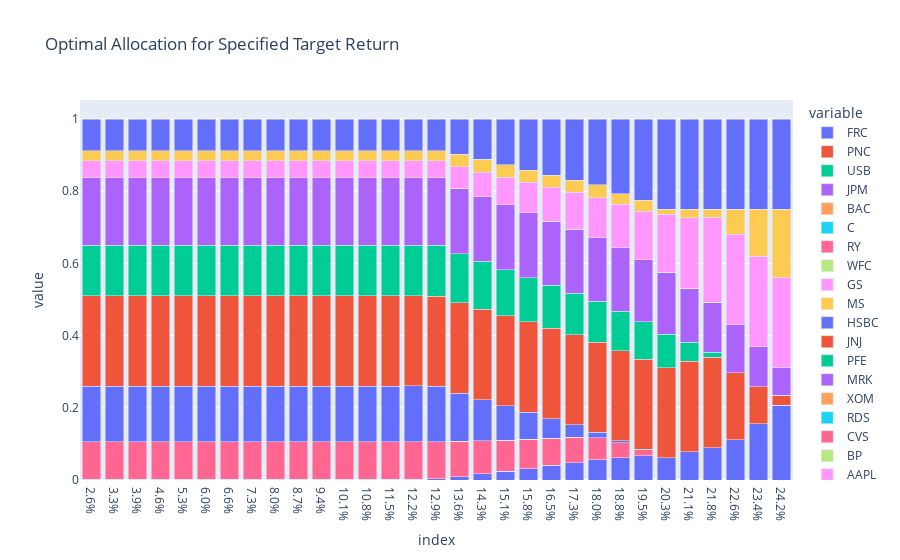

Notebook code for this chart:
### Code cell
# Display the optimal allocation for each specified target return
DF_Alloc_R = pd.DataFrame(alloc_r)
DF_Alloc_R.index = data_train.columns
DF_Alloc_R.columns = [str(round(ann_ret(r)*100, 1))+"%" for r in r_bar]
DF_Alloc_R = DF_Alloc_R.loc[:,(DF_Alloc_R!=0).any(axis=0)] #drop the r-bar solution(s) that failed the opt. problem

print('Optimal allocation (in %) for specified (annualized) target return:')
display(np.round(DF_Alloc_R*100, 1)) #allocation in % and round (to the 1st decimal)

px.bar(DF_Alloc_R.T, barmode='stack', title='Optimal Allocation for Specified Target Return')

### Figure 1 — Plotly figure (JSON) as saved in the notebook; plotly's stock layout.template omitted (floating-point values rounded to 4 significant figures)
{"data": [{"alignmentgroup": "True", "hovertemplate": "variable=FRC<br>index=%{x}<br>value=%{y}<extra></extra>", "legendgroup": "FRC", "marker": {"color": "#636efa", "pattern": {"shape": ""}}, "name": "FRC", "offsetgroup": "FRC", "orientation": "v", "showlegend": true, "textposition": "auto", "type": "bar", "x": ["2.6%", "3.3%", "3.9%", "4.6%", "5.3%", "6.0%", "6.6%", "7.3%", "8.0%", "8.7%", "9.4%", "10.1%", "10.8%", "11.5%", "12.2%", "12.9%", "13.6%", "14.3%", "15.1%", "15.8%", "16.5%", "17.3%", "18.0%", "18.8%", "19.5%", "20.3%", "21.1%", "21.8%", "22.6%", "23.4%", "24.2%"], "xaxis": "x", "y": [0.002672, 0.002672, 0.002672, 0.002672, 0.002672, 0.002672, 0.002672, 0.002672, 0.002672, 0.002672, 0.002672, 0.002672, 0.002672, 0.002672, 0.002693, 0.003034, 0.009437, 0.01671, 0.02382, 0.03171, 0.0404, 0.04846, 0.05572, 0.06148, 0.06717, 0.0615, 0.07845, 0.08943, 0.1111, 0.1565, 0.2067], "yaxis": "y"}, {"alignmentgroup": "True", "hovertemplate": "variable=PNC<br>index=%{x}<br>value=%{y}<extra></extra>", "legendgroup": "PNC", "marker": {"color": "#EF553B", "pattern": {"shape": ""}}, "name": "PNC", "offsetgroup": "PNC", "orientation": "v", "showlegend": true, "textposition": "auto", "type": "bar", "x": ["2.6%", "3.3%", "3.9%", "4.6%", "5.3%", "6.0%", "6.6%", "7.3%", "8.0%", "8.7%", "9.4%", "10.1%", "10.8%", "11.5%", "12.2%", "12.9%", "13.6%", "14.3%", "15.1%", "15.8%", "16.5%", "17.3%", "18.0%", "18.8%", "19.5%", "20.3%", "21.1%", "21.8%", "22.6%", "23.4%", "24.2%"], "xaxis": "x", "y": [-1.281e-17, -1.281e-17, -1.281e-17, -1.281e-17, -1.281e-17, -1.281e-17, -1.281e-17, -1.281e-17, -1.281e-17, -1.281e-17, -1.281e-17, -1.281e-17, -1.281e-17, -1.281e-17, 1.502e-17, 3.013e-18, -2.157e-17, 9.895e-18, -1.868e-17, -1.138e-17, -4.998e-18, -1.596e-17, -5.827e-17, 8.63e-18, -1.329e-17, 2.733e-17, -1.918e-17, 1.448e-17, -1.323e-17, 1.168e-17, -1.97e-17], "yaxis": "y"}, {"alignmentgroup": "True", "hovertemplate": "variable=USB<br>index=%{x}<br>value=%{y}<extra></extra>", "legendgroup": "USB", "marker": {"color": "#00cc96", "pattern": {"shape": ""}}, "name": "USB", "offsetgroup": "USB", "orientation": "v", "showlegend": true, "textposition": "auto", "type": "bar", "x": ["2.6%", "3.3%", "3.9%", "4.6%", "5.3%", "6.0%", "6.6%", "7.3%", "8.0%", "8.7%", "9.4%", "10.1%", "10.8%", "11.5%", "12.2%", "12.9%", "13.6%", "14.3%", "15.1%", "15.8%", "16.5%", "17.3%", "18.0%", "18.8%", "19.5%", "20.3%", "21.1%", "21.8%", "22.6%", "23.4%", "24.2%"], "xaxis": "x", "y": [6.594e-17, 6.594e-17, 6.594e-17, 6.594e-17, 6.594e-17, 6.594e-17, 6.594e-17, 6.594e-17, 6.594e-17, 6.594e-17, 6.594e-17, 6.594e-17, 6.594e-17, 6.594e-17, -5.623e-17, -3.478e-17, -8.625e-18, -4.985e-18, 3.005e-18, 1.181e-17, -6.93e-18, 2.773e-17, -5.125e-17, 6.463e-18, -3.925e-18, 1.59e-17, 6.295e-18, -2.039e-17, 3.177e-17, -5.089e-18, -6.016e-17], "yaxis": "y"}, {"alignmentgroup": "True", "hovertemplate": "variable=JPM<br>index=%{x}<br>value=%{y}<extra></extra>", "legendgroup": "JPM", "marker": {"color": "#ab63fa", "pattern": {"shape": ""}}, "name": "JPM", "offsetgroup": "JPM", "orientation": "v", "showlegend": true, "textposition": "auto", "type": "bar", "x": ["2.6%", "3.3%", "3.9%", "4.6%", "5.3%", "6.0%", "6.6%", "7.3%", "8.0%", "8.7%", "9.4%", "10.1%", "10.8%", "11.5%", "12.2%", "12.9%", "13.6%", "14.3%", "15.1%", "15.8%", "16.5%", "17.3%", "18.0%", "18.8%", "19.5%", "20.3%", "21.1%", "21.8%", "22.6%", "23.4%", "24.2%"], "xaxis": "x", "y": [3.676e-17, 3.676e-17, 3.676e-17, 3.676e-17, 3.676e-17, 3.676e-17, 3.676e-17, 3.676e-17, 3.676e-17, 3.676e-17, 3.676e-17, 3.676e-17, 3.676e-17, 3.676e-17, -2.286e-17, 4.102e-17, -1.401e-17, -4.345e-17, -1.972e-17, 1.332e-17, 1.206e-17, -5.024e-17, -2.65e-17, 2.884e-17, -2.908e-17, 5.741e-17, -6.067e-17, 5.179e-17, 1.261e-16, 4.176e-17, 1.327e-16], "yaxis": "y"}, {"alignmentgroup": "True", "hovertemplate": "variable=BAC<br>index=%{x}<br>value=%{y}<extra></extra>", "legendgroup": "BAC", "marker": {"color": "#FFA15A", "pattern": {"shape": ""}}, "name": "BAC", "offsetgroup": "BAC", "orientation": "v", "showlegend": true, "textposition": "auto", "type": "bar", "x": ["2.6%", "3.3%", "3.9%", "4.6%", "5.3%", "6.0%", "6.6%", "7.3%", "8.0%", "8.7%", "9.4%", "10.1%", "10.8%", "11.5%", "12.2%", "12.9%", "13.6%", "14.3%", "15.1%", "15.8%", "16.5%", "17.3%", "18.0%", "18.8%", "19.5%", "20.3%", "21.1%", "21.8%", "22.6%", "23.4%", "24.2%"], "xaxis": "x", "y": [3.985e-18, 3.985e-18, 3.985e-18, 3.985e-18, 3.985e-18, 3.985e-18, 3.985e-18, 3.985e-18, 3.985e-18, 3.985e-18, 3.985e-18, 3.985e-18, 3.985e-18, 3.985e-18, 5.325e-17, -2.689e-17, 6.792e-17, -9.364e-17, -2.06e-17, 2.278e-17, -2.585e-17, -1.237e-17, 1.069e-17, -2.05e-19, 4.349e-17, -9.602e-18, 7.446e-19, 1.33e-17, -1.839e-17, -3.539e-17, -6.489e-17], "yaxis": "y"}, {"alignmentgroup": "True", "hovertemplate": "variable=C<br>index=%{x}<br>value=%{y}<extra></extra>", "legendgroup": "C", "marker": {"color": "#19d3f3", "pattern": {"shape": ""}}, "name": "C", "offsetgroup": "C", "orientation": "v", "showlegend": true, "textposition": "auto", "type": "bar", "x": ["2.6%", "3.3%", "3.9%", "4.6%", "5.3%", "6.0%", "6.6%", "7.3%", "8.0%", "8.7%", "9.4%", "10.1%", "10.8%", "11.5%", "12.2%", "12.9%", "13.6%", "14.3%", "15.1%", "15.8%", "16.5%", "17.3%", "18.0%", "18.8%", "19.5%", "20.3%", "21.1%", "21.8%", "22.6%", "23.4%", "24.2%"], "xaxis": "x", "y": [8.753e-18, 8.753e-18, 8.753e-18, 8.753e-18, 8.753e-18, 8.753e-18, 8.753e-18, 8.753e-18, 8.753e-18, 8.753e-18, 8.753e-18, 8.753e-18, 8.753e-18, 8.753e-18, 5.187e-17, -1.141e-17, 2.267e-17, 1.566e-17, 1.26e-17, 1.376e-17, -1.191e-17, 5.14e-17, -2.862e-18, -5.178e-18, -5.72e-18, -1.59e-17, 2.295e-18, -1.443e-17, -2.515e-17, 3.052e-18, -6.87e-17], "yaxis": "y"}, {"alignmentgroup": "True", "hovertemplate": "variable=RY<br>index=%{x}<br>value=%{y}<extra></extra>", "legendgroup": "RY", "marker": {"color": "#FF6692", "pattern": {"shape": ""}}, "name": "RY", "offsetgroup": "RY", "orientation": "v", "showlegend": true, "textposition": "auto", "type": "bar", "x": ["2.6%", "3.3%", "3.9%", "4.6%", "5.3%", "6.0%", "6.6%", "7.3%", "8.0%", "8.7%", "9.4%", "10.1%", "10.8%", "11.5%", "12.2%", "12.9%", "13.6%", "14.3%", "15.1%", "15.8%", "16.5%", "17.3%", "18.0%", "18.8%", "19.5%", "20.3%", "21.1%", "21.8%", "22.6%", "23.4%", "24.2%"], "xaxis": "x", "y": [0.1028, 0.1028, 0.1028, 0.1028, 0.1028, 0.1028, 0.1028, 0.1028, 0.1028, 0.1028, 0.1028, 0.1028, 0.1028, 0.1028, 0.1033, 0.1036, 0.09748, 0.09185, 0.08658, 0.08131, 0.07578, 0.07043, 0.06192, 0.04134, 0.01781, -2.62e-16, 1.886e-17, 8.479e-18, -4.107e-17, -1.247e-17, 3.733e-17], "yaxis": "y"}, {"alignmentgroup": "True", "hovertemplate": "variable=WFC<br>index=%{x}<br>value=%{y}<extra></extra>", "legendgroup": "WFC", "marker": {"color": "#B6E880", "pattern": {"shape": ""}}, "name": "WFC", "offsetgroup": "WFC", "orientation": "v", "showlegend": true, "textposition": "auto", "type": "bar", "x": ["2.6%", "3.3%", "3.9%", "4.6%", "5.3%", "6.0%", "6.6%", "7.3%", "8.0%", "8.7%", "9.4%", "10.1%", "10.8%", "11.5%", "12.2%", "12.9%", "13.6%", "14.3%", "15.1%", "15.8%", "16.5%", "17.3%", "18.0%", "18.8%", "19.5%", "20.3%", "21.1%", "21.8%", "22.6%", "23.4%", "24.2%"], "xaxis": "x", "y": [-2.044e-17, -2.044e-17, -2.044e-17, -2.044e-17, -2.044e-17, -2.044e-17, -2.044e-17, -2.044e-17, -2.044e-17, -2.044e-17, -2.044e-17, -2.044e-17, -2.044e-17, -2.044e-17, 4.245e-17, 4.445e-18, 7.043e-18, -2.395e-17, -1.117e-17, 1.009e-17, -1.666e-17, 7.218e-17, 1.877e-17, -1.784e-17, 1.569e-17, -2.491e-17, 1.057e-17, -1.693e-17, 7.342e-18, 3.674e-17, -4.757e-17], "yaxis": "y"}, {"alignmentgroup": "True", "hovertemplate": "variable=GS<br>index=%{x}<br>value=%{y}<extra></extra>", "legendgroup": "GS", "marker": {"color": "#FF97FF", "pattern": {"shape": ""}}, "name": "GS", "offsetgroup": "GS", "orientation": "v", "showlegend": true, "textposition": "auto", "type": "bar", "x": ["2.6%", "3.3%", "3.9%", "4.6%", "5.3%", "6.0%", "6.6%", "7.3%", "8.0%", "8.7%", "9.4%", "10.1%", "10.8%", "11.5%", "12.2%", "12.9%", "13.6%", "14.3%", "15.1%", "15.8%", "16.5%", "17.3%", "18.0%", "18.8%", "19.5%", "20.3%", "21.1%", "21.8%", "22.6%", "23.4%", "24.2%"], "xaxis": "x", "y": [-4.904e-18, -4.904e-18, -4.904e-18, -4.904e-18, -4.904e-18, -4.904e-18, -4.904e-18, -4.904e-18, -4.904e-18, -4.904e-18, -4.904e-18, -4.904e-18, -4.904e-18, -4.904e-18, 5.848e-18, -4.003e-18, 2.283e-17, 1.149e-17, 8.057e-18, -1.871e-17, -4.713e-18, 4.501e-17, -1.475e-17, -1.753e-17, 4.888e-18, -2.08e-17, 8.539e-18, -2.8e-17, 4.358e-18, 4.596e-18, -1.306e-17], "yaxis": "y"}, {"alignmentgroup": "True", "hovertemplate": "variable=MS<br>index=%{x}<br>value=%{y}<extra></extra>", "legendgroup": "MS", "marker": {"color": "#FECB52", "pattern": {"shape": ""}}, "name": "MS", "offsetgroup": "MS", "orientation": "v", "showlegend": true, "textposition": "auto", "type": "bar", "x": ["2.6%", "3.3%", "3.9%", "4.6%", "5.3%", "6.0%", "6.6%", "7.3%", "8.0%", "8.7%", "9.4%", "10.1%", "10.8%", "11.5%", "12.2%", "12.9%", "13.6%", "14.3%", "15.1%", "15.8%", "16.5%", "17.3%", "18.0%", "18.8%", "19.5%", "20.3%", "21.1%", "21.8%", "22.6%", "23.4%", "24.2%"], "xaxis": "x", "y": [-2.901e-17, -2.901e-17, -2.901e-17, -2.901e-17, -2.901e-17, -2.901e-17, -2.901e-17, -2.901e-17, -2.901e-17, -2.901e-17, -2.901e-17, -2.901e-17, -2.901e-17, -2.901e-17, 1.238e-17, -2.546e-18, 1.321e-17, -2.835e-19, -2.789e-18, -1.383e-17, -5.794e-17, 1.985e-17, 6.61e-17, 1.182e-17, 3.411e-17, 7.378e-18, 1.14e-17, 1.264e-17, -1.305e-17, -6.254e-17, -3.047e-17], "yaxis": "y"}, {"alignmentgroup": "True", "hovertemplate": "variable=HSBC<br>index=%{x}<br>value=%{y}<extra></extra>", "legendgroup": "HSBC", "marker": {"color": "#636efa", "pattern": {"shape": ""}}, "name": "HSBC", "offsetgroup": "HSBC", "orientation": "v", "showlegend": true, "textposition": "auto", "type": "bar", "x": ["2.6%", "3.3%", "3.9%", "4.6%", "5.3%", "6.0%", "6.6%", "7.3%", "8.0%", "8.7%", "9.4%", "10.1%", "10.8%", "11.5%", "12.2%", "12.9%", "13.6%", "14.3%", "15.1%", "15.8%", "16.5%", "17.3%", "18.0%", "18.8%", "19.5%", "20.3%", "21.1%", "21.8%", "22.6%", "23.4%", "24.2%"], "xaxis": "x", "y": [0.1546, 0.1546, 0.1546, 0.1546, 0.1546, 0.1546, 0.1546, 0.1546, 0.1546, 0.1546, 0.1546, 0.1546, 0.1546, 0.1546, 0.1544, 0.1524, 0.1341, 0.114, 0.09461, 0.07475, 0.05418, 0.03373, 0.01397, 0.005762, -2.392e-18, 5.806e-17, -2.273e-17, -3.616e-18, 7.908e-18, -4.235e-17, -1.477e-18], "yaxis": "y"}, {"alignmentgroup": "True", "hovertemplate": "variable=JNJ<br>index=%{x}<br>value=%{y}<extra></extra>", "legendgroup": "JNJ", "marker": {"color": "#EF553B", "pattern": {"shape": ""}}, "name": "JNJ", "offsetgroup": "JNJ", "orientation": "v", "showlegend": true, "textposition": "auto", "type": "bar", "x": ["2.6%", "3.3%", "3.9%", "4.6%", "5.3%", "6.0%", "6.6%", "7.3%", "8.0%", "8.7%", "9.4%", "10.1%", "10.8%", "11.5%", "12.2%", "12.9%", "13.6%", "14.3%", "15.1%", "15.8%", "16.5%", "17.3%", "18.0%", "18.8%", "19.5%", "20.3%", "21.1%", "21.8%", "22.6%", "23.4%", "24.2%"], "xaxis": "x", "y": [0.25, 0.25, 0.25, 0.25, 0.25, 0.25, 0.25, 0.25, 0.25, 0.25, 0.25, 0.25, 0.25, 0.25, 0.25, 0.25, 0.25, 0.25, 0.25, 0.25, 0.25, 0.25, 0.25, 0.25, 0.25, 0.25, 0.25, 0.25, 0.1862, 0.1025, 0.02742], "yaxis": "y"}, {"alignmentgroup": "True", "hovertemplate": "variable=PFE<br>index=%{x}<br>value=%{y}<extra></extra>", "legendgroup": "PFE", "marker": {"color": "#00cc96", "pattern": {"shape": ""}}, "name": "PFE", "offsetgroup": "PFE", "orientation": "v", "showlegend": true, "textposition": "auto", "type": "bar", "x": ["2.6%", "3.3%", "3.9%", "4.6%", "5.3%", "6.0%", "6.6%", "7.3%", "8.0%", "8.7%", "9.4%", "10.1%", "10.8%", "11.5%", "12.2%", "12.9%", "13.6%", "14.3%", "15.1%", "15.8%", "16.5%", "17.3%", "18.0%", "18.8%", "19.5%", "20.3%", "21.1%", "21.8%", "22.6%", "23.4%", "24.2%"], "xaxis": "x", "y": [0.1402, 0.1402, 0.1402, 0.1402, 0.1402, 0.1402, 0.1402, 0.1402, 0.1402, 0.1402, 0.1402, 0.1402, 0.1402, 0.1402, 0.1401, 0.1406, 0.1363, 0.1328, 0.1278, 0.1229, 0.1191, 0.1151, 0.1139, 0.1082, 0.1038, 0.09177, 0.05384, 0.01466, -6.146e-17, 1.041e-16, -5.34e-17], "yaxis": "y"}, {"alignmentgroup": "True", "hovertemplate": "variable=MRK<br>index=%{x}<br>value=%{y}<extra></extra>", "legendgroup": "MRK", "marker": {"color": "#ab63fa", "pattern": {"shape": ""}}, "name": "MRK", "offsetgroup": "MRK", "orientation": "v", "showlegend": true, "textposition": "auto", "type": "bar", "x": ["2.6%", "3.3%", "3.9%", "4.6%", "5.3%", "6.0%", "6.6%", "7.3%", "8.0%", "8.7%", "9.4%", "10.1%", "10.8%", "11.5%", "12.2%", "12.9%", "13.6%", "14.3%", "15.1%", "15.8%", "16.5%", "17.3%", "18.0%", "18.8%", "19.5%", "20.3%", "21.1%", "21.8%", "22.6%", "23.4%", "24.2%"], "xaxis": "x", "y": [0.1867, 0.1867, 0.1867, 0.1867, 0.1867, 0.1867, 0.1867, 0.1867, 0.1867, 0.1867, 0.1867, 0.1867, 0.1867, 0.1867, 0.1869, 0.1875, 0.1815, 0.1798, 0.1792, 0.179, 0.1777, 0.1772, 0.1754, 0.1766, 0.1717, 0.1719, 0.1493, 0.1382, 0.1334, 0.1103, 0.07713], "yaxis": "y"}, {"alignmentgroup": "True", "hovertemplate": "variable=XOM<br>index=%{x}<br>value=%{y}<extra></extra>", "legendgroup": "XOM", "marker": {"color": "#FFA15A", "pattern": {"shape": ""}}, "name": "XOM", "offsetgroup": "XOM", "orientation": "v", "showlegend": true, "textposition": "auto", "type": "bar", "x": ["2.6%", "3.3%", "3.9%", "4.6%", "5.3%", "6.0%", "6.6%", "7.3%", "8.0%", "8.7%", "9.4%", "10.1%", "10.8%", "11.5%", "12.2%", "12.9%", "13.6%", "14.3%", "15.1%", "15.8%", "16.5%", "17.3%", "18.0%", "18.8%", "19.5%", "20.3%", "21.1%", "21.8%", "22.6%", "23.4%", "24.2%"], "xaxis": "x", "y": [2.17e-17, 2.17e-17, 2.17e-17, 2.17e-17, 2.17e-17, 2.17e-17, 2.17e-17, 2.17e-17, 2.17e-17, 2.17e-17, 2.17e-17, 2.17e-17, 2.17e-17, 2.17e-17, 3.483e-17, -1.567e-17, -4.896e-17, 5.962e-17, -1.359e-18, 1.625e-17, 4.228e-17, 4.433e-17, -6.531e-17, -9.602e-18, 3.328e-17, -1.194e-17, 2.814e-17, -4.882e-18, 1.49e-17, -4.17e-17, 9.284e-18], "yaxis": "y"}, {"alignmentgroup": "True", "hovertemplate": "variable=RDS<br>index=%{x}<br>value=%{y}<extra></extra>", "legendgroup": "RDS", "marker": {"color": "#19d3f3", "pattern": {"shape": ""}}, "name": "RDS", "offsetgroup": "RDS", "orientation": "v", "showlegend": true, "textposition": "auto", "type": "bar", "x": ["2.6%", "3.3%", "3.9%", "4.6%", "5.3%", "6.0%", "6.6%", "7.3%", "8.0%", "8.7%", "9.4%", "10.1%", "10.8%", "11.5%", "12.2%", "12.9%", "13.6%", "14.3%", "15.1%", "15.8%", "16.5%", "17.3%", "18.0%", "18.8%", "19.5%", "20.3%", "21.1%", "21.8%", "22.6%", "23.4%", "24.2%"], "xaxis": "x", "y": [2.714e-17, 2.714e-17, 2.714e-17, 2.714e-17, 2.714e-17, 2.714e-17, 2.714e-17, 2.714e-17, 2.714e-17, 2.714e-17, 2.714e-17, 2.714e-17, 2.714e-17, 2.714e-17, -1.465e-17, -7.996e-19, 2.905e-17, 8.855e-18, 2.123e-18, 8.198e-18, 6.668e-18, 8.609e-17, -9.065e-17, -1.514e-17, 1.628e-17, -2.126e-17, -2.866e-17, -1.251e-17, -1.306e-17, -1.567e-17, 3.908e-18], "yaxis": "y"}, {"alignmentgroup": "True", "hovertemplate": "variable=CVS<br>index=%{x}<br>value=%{y}<extra></extra>", "legendgroup": "CVS", "marker": {"color": "#FF6692", "pattern": {"shape": ""}}, "name": "CVS", "offsetgroup": "CVS", "orientation": "v", "showlegend": true, "textposition": "auto", "type": "bar", "x": ["2.6%", "3.3%", "3.9%", "4.6%", "5.3%", "6.0%", "6.6%", "7.3%", "8.0%", "8.7%", "9.4%", "10.1%", "10.8%", "11.5%", "12.2%", "12.9%", "13.6%", "14.3%", "15.1%", "15.8%", "16.5%", "17.3%", "18.0%", "18.8%", "19.5%", "20.3%", "21.1%", "21.8%", "22.6%", "23.4%", "24.2%"], "xaxis": "x", "y": [2.517e-17, 2.517e-17, 2.517e-17, 2.517e-17, 2.517e-17, 2.517e-17, 2.517e-17, 2.517e-17, 2.517e-17, 2.517e-17, 2.517e-17, 2.517e-17, 2.517e-17, 2.517e-17, -1.49e-17, -2.407e-18, 8.018e-18, 1.348e-17, -1.501e-18, -7.04e-18, -1.469e-17, 1.928e-17, -2.546e-17, -2.669e-17, 5.484e-18, -3.866e-17, 2.863e-17, 5.523e-18, -1.761e-17, -1.68e-17, -6.13e-17], "yaxis": "y"}, {"alignmentgroup": "True", "hovertemplate": "variable=BP<br>index=%{x}<br>value=%{y}<extra></extra>", "legendgroup": "BP", "marker": {"color": "#B6E880", "pattern": {"shape": ""}}, "name": "BP", "offsetgroup": "BP", "orientation": "v", "showlegend": true, "textposition": "auto", "type": "bar", "x": ["2.6%", "3.3%", "3.9%", "4.6%", "5.3%", "6.0%", "6.6%", "7.3%", "8.0%", "8.7%", "9.4%", "10.1%", "10.8%", "11.5%", "12.2%", "12.9%", "13.6%", "14.3%", "15.1%", "15.8%", "16.5%", "17.3%", "18.0%", "18.8%", "19.5%", "20.3%", "21.1%", "21.8%", "22.6%", "23.4%", "24.2%"], "xaxis": "x", "y": [2.361e-18, 2.361e-18, 2.361e-18, 2.361e-18, 2.361e-18, 2.361e-18, 2.361e-18, 2.361e-18, 2.361e-18, 2.361e-18, 2.361e-18, 2.361e-18, 2.361e-18, 2.361e-18, 1.016e-17, -7.344e-18, 8.201e-18, 1.757e-17, 1.905e-17, 5.321e-17, -2.512e-17, 4.231e-17, -3.878e-17, -5.717e-17, 2.28e-17, -2.282e-17, 1.582e-17, -1.513e-17, 9.344e-18, -2.633e-17, -5.737e-17], "yaxis": "y"}, {"alignmentgroup": "True", "hovertemplate": "variable=AAPL<br>index=%{x}<br>value=%{y}<extra></extra>", "legendgroup": "AAPL", "marker": {"color": "#FF97FF", "pattern": {"shape": ""}}, "name": "AAPL", "offsetgroup": "AAPL", "orientation": "v", "showlegend": true, "textposition": "auto", "type": "bar", "x": ["2.6%", "3.3%", "3.9%", "4.6%", "5.3%", "6.0%", "6.6%", "7.3%", "8.0%", "8.7%", "9.4%", "10.1%", "10.8%", "11.5%", "12.2%", "12.9%", "13.6%", "14.3%", "15.1%", "15.8%", "16.5%", "17.3%", "18.0%", "18.8%", "19.5%", "20.3%", "21.1%", "21.8%", "22.6%", "23.4%", "24.2%"], "xaxis": "x", "y": [0.04713, 0.04713, 0.04713, 0.04713, 0.04713, 0.04713, 0.04713, 0.04713, 0.04713, 0.04713, 0.04713, 0.04713, 0.04713, 0.04713, 0.04688, 0.04653, 0.05836, 0.06776, 0.07698, 0.08546, 0.09365, 0.102, 0.1108, 0.121, 0.1342, 0.1609, 0.1944, 0.2351, 0.25, 0.25, 0.25], "yaxis": "y"}, {"alignmentgroup": "True", "hovertemplate": "variable=GOOG<br>index=%{x}<br>value=%{y}<extra></extra>", "legendgroup": "GOOG", "marker": {"color": "#FECB52", "pattern": {"shape": ""}}, "name": "GOOG", "offsetgroup": "GOOG", "orientation": "v", "showlegend": true, "textposition": "auto", "type": "bar", "x": ["2.6%", "3.3%", "3.9%", "4.6%", "5.3%", "6.0%", "6.6%", "7.3%", "8.0%", "8.7%", "9.4%", "10.1%", "10.8%", "11.5%", "12.2%", "12.9%", "13.6%", "14.3%", "15.1%", "15.8%", "16.5%", "17.3%", "18.0%", "18.8%", "19.5%", "20.3%", "21.1%", "21.8%", "22.6%", "23.4%", "24.2%"], "xaxis": "x", "y": [0.02864, 0.02864, 0.02864, 0.02864, 0.02864, 0.02864, 0.02864, 0.02864, 0.02864, 0.02864, 0.02864, 0.02864, 0.02864, 0.02864, 0.0282, 0.02791, 0.03499, 0.03606, 0.03447, 0.0328, 0.03351, 0.03298, 0.03574, 0.02901, 0.03009, 0.01398, 0.02399, 0.02265, 0.0693, 0.1307, 0.1887], "yaxis": "y"}, {"alignmentgroup": "True", "hovertemplate": "variable=MSFT<br>index=%{x}<br>value=%{y}<extra></extra>", "legendgroup": "MSFT", "marker": {"color": "#636efa", "pattern": {"shape": ""}}, "name": "MSFT", "offsetgroup": "MSFT", "orientation": "v", "showlegend": true, "textposition": "auto", "type": "bar", "x": ["2.6%", "3.3%", "3.9%", "4.6%", "5.3%", "6.0%", "6.6%", "7.3%", "8.0%", "8.7%", "9.4%", "10.1%", "10.8%", "11.5%", "12.2%", "12.9%", "13.6%", "14.3%", "15.1%", "15.8%", "16.5%", "17.3%", "18.0%", "18.8%", "19.5%", "20.3%", "21.1%", "21.8%", "22.6%", "23.4%", "24.2%"], "xaxis": "x", "y": [0.08725, 0.08725, 0.08725, 0.08725, 0.08725, 0.08725, 0.08725, 0.08725, 0.08725, 0.08725, 0.08725, 0.08725, 0.08725, 0.08725, 0.08751, 0.08835, 0.09787, 0.111, 0.1265, 0.1421, 0.1556, 0.17, 0.1825, 0.2066, 0.2253, 0.25, 0.25, 0.25, 0.25, 0.25, 0.25], "yaxis": "y"}], "layout": {"barmode": "stack", "legend": {"title": {"text": "variable"}, "tracegroupgap": 0}, "title": {"text": "Optimal Allocation for Specified Target Return"}, "xaxis": {"anchor": "y", "domain": [0, 1], "title": {"text": "index"}}, "yaxis": {"anchor": "x", "domain": [0, 1], "title": {"text": "value"}}}}
